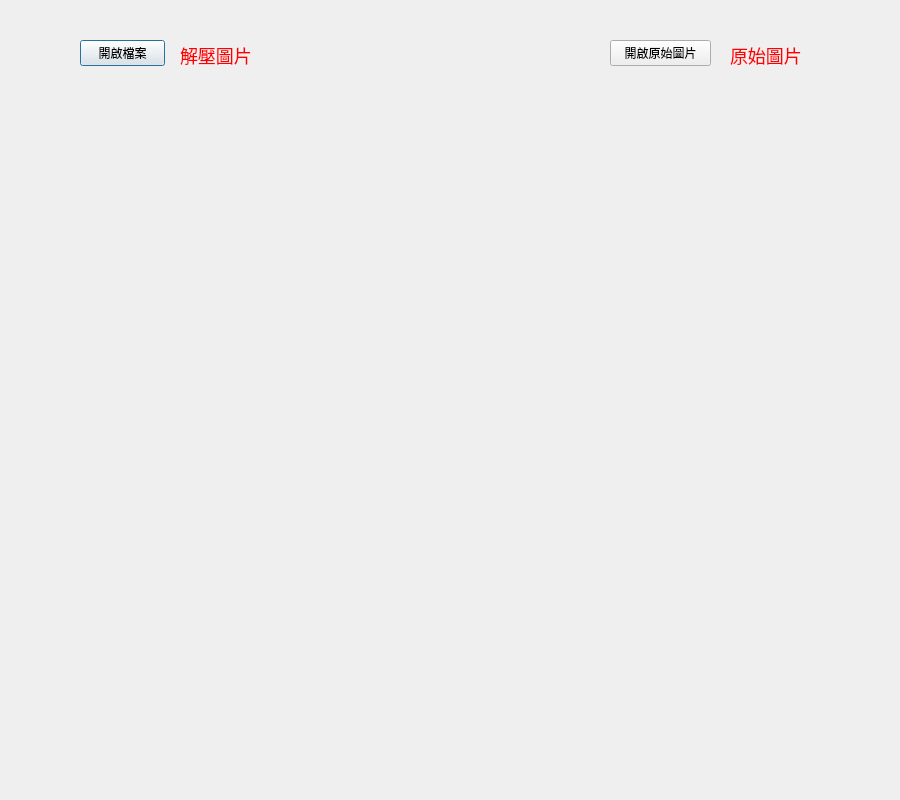
<?xml version="1.0" encoding="UTF-8"?>
<ui version="4.0">
 <class>DecodingWindow</class>
 <widget class="QDialog" name="DecodingWindow">
  <property name="geometry">
   <rect>
    <x>0</x>
    <y>0</y>
    <width>900</width>
    <height>800</height>
   </rect>
  </property>
  <property name="minimumSize">
   <size>
    <width>900</width>
    <height>800</height>
   </size>
  </property>
  <property name="windowTitle">
   <string>DecodingWindow</string>
  </property>
  <widget class="QLabel" name="decoded_img_label">
   <property name="geometry">
    <rect>
     <x>180</x>
     <y>40</y>
     <width>81</width>
     <height>31</height>
    </rect>
   </property>
   <property name="styleSheet">
    <string notr="true">font-size: 18px;
color: red;</string>
   </property>
   <property name="text">
    <string>解壓圖片</string>
   </property>
  </widget>
  <widget class="QLabel" name="org_img_label">
   <property name="geometry">
    <rect>
     <x>730</x>
     <y>40</y>
     <width>81</width>
     <height>31</height>
    </rect>
   </property>
   <property name="styleSheet">
    <string notr="true">font-size: 18px;
color: red;</string>
   </property>
   <property name="text">
    <string>原始圖片</string>
   </property>
  </widget>
  <widget class="QLabel" name="idx_label">
   <property name="geometry">
    <rect>
     <x>420</x>
     <y>40</y>
     <width>91</width>
     <height>41</height>
    </rect>
   </property>
   <property name="styleSheet">
    <string notr="true">font-size: 20px;</string>
   </property>
   <property name="text">
    <string/>
   </property>
  </widget>
  <widget class="QPushButton" name="open_code_button">
   <property name="geometry">
    <rect>
     <x>80</x>
     <y>40</y>
     <width>85</width>
     <height>26</height>
    </rect>
   </property>
   <property name="text">
    <string>開啟檔案</string>
   </property>
  </widget>
  <widget class="QPushButton" name="open_org_img_button">
   <property name="geometry">
    <rect>
     <x>610</x>
     <y>40</y>
     <width>101</width>
     <height>26</height>
    </rect>
   </property>
   <property name="text">
    <string>開啟原始圖片</string>
   </property>
  </widget>
  <widget class="QPushButton" name="next_button">
   <property name="geometry">
    <rect>
     <x>40</x>
     <y>370</y>
     <width>52</width>
     <height>52</height>
    </rect>
   </property>
   <property name="styleSheet">
    <string notr="true">background-image: url(:/play/Resources/next.png);</string>
   </property>
   <property name="text">
    <string/>
   </property>
   <property name="autoDefault">
    <bool>false</bool>
   </property>
   <property name="flat">
    <bool>true</bool>
   </property>
  </widget>
  <widget class="QPushButton" name="stop_button">
   <property name="geometry">
    <rect>
     <x>200</x>
     <y>370</y>
     <width>52</width>
     <height>52</height>
    </rect>
   </property>
   <property name="styleSheet">
    <string notr="true">background-image: url(:/play/Resources/stop.png);</string>
   </property>
   <property name="text">
    <string/>
   </property>
   <property name="autoDefault">
    <bool>false</bool>
   </property>
   <property name="flat">
    <bool>true</bool>
   </property>
  </widget>
  <widget class="QPushButton" name="back_button">
   <property name="geometry">
    <rect>
     <x>280</x>
     <y>370</y>
     <width>52</width>
     <height>52</height>
    </rect>
   </property>
   <property name="styleSheet">
    <string notr="true">background-image: url(:/play/Resources/back.png);</string>
   </property>
   <property name="text">
    <string/>
   </property>
   <property name="autoDefault">
    <bool>false</bool>
   </property>
   <property name="flat">
    <bool>true</bool>
   </property>
  </widget>
  <widget class="QPushButton" name="play_button">
   <property name="geometry">
    <rect>
     <x>120</x>
     <y>370</y>
     <width>52</width>
     <height>52</height>
    </rect>
   </property>
   <property name="styleSheet">
    <string notr="true">background-image: url(:/play/Resources/play.png);</string>
   </property>
   <property name="text">
    <string/>
   </property>
   <property name="autoDefault">
    <bool>false</bool>
   </property>
   <property name="flat">
    <bool>true</bool>
   </property>
  </widget>
  <widget class="QLabel" name="psnr_v_label">
   <property name="geometry">
    <rect>
     <x>520</x>
     <y>450</y>
     <width>191</width>
     <height>31</height>
    </rect>
   </property>
   <property name="styleSheet">
    <string notr="true">border-color: rgb(0, 0, 0);
font: 75 13pt &quot;Consolas&quot;;
color: rgb(35, 184, 8);</string>
   </property>
   <property name="text">
    <string/>
   </property>
  </widget>
 </widget>
 <layoutdefault spacing="6" margin="11"/>
 <resources>
  <include location="PlayIcons.qrc"/>
 </resources>
 <connections>
  <connection>
   <sender>open_code_button</sender>
   <signal>clicked()</signal>
   <receiver>DecodingWindow</receiver>
   <slot>openCodeButton_slot()</slot>
   <hints>
    <hint type="sourcelabel">
     <x>120</x>
     <y>45</y>
    </hint>
    <hint type="destinationlabel">
     <x>125</x>
     <y>-33</y>
    </hint>
   </hints>
  </connection>
  <connection>
   <sender>open_org_img_button</sender>
   <signal>clicked()</signal>
   <receiver>DecodingWindow</receiver>
   <slot>openOrgImgButton_slot()</slot>
   <hints>
    <hint type="sourcelabel">
     <x>653</x>
     <y>53</y>
    </hint>
    <hint type="destinationlabel">
     <x>640</x>
     <y>-40</y>
    </hint>
   </hints>
  </connection>
  <connection>
   <sender>next_button</sender>
   <signal>clicked()</signal>
   <receiver>DecodingWindow</receiver>
   <slot>nextButton_slot()</slot>
   <hints>
    <hint type="sourcelabel">
     <x>64</x>
     <y>399</y>
    </hint>
    <hint type="destinationlabel">
     <x>-10</x>
     <y>400</y>
    </hint>
   </hints>
  </connection>
  <connection>
   <sender>play_button</sender>
   <signal>clicked()</signal>
   <receiver>DecodingWindow</receiver>
   <slot>playButton_slot()</slot>
   <hints>
    <hint type="sourcelabel">
     <x>161</x>
     <y>401</y>
    </hint>
    <hint type="destinationlabel">
     <x>-4</x>
     <y>464</y>
    </hint>
   </hints>
  </connection>
  <connection>
   <sender>stop_button</sender>
   <signal>clicked()</signal>
   <receiver>DecodingWindow</receiver>
   <slot>stopButton_slot()</slot>
   <hints>
    <hint type="sourcelabel">
     <x>223</x>
     <y>415</y>
    </hint>
    <hint type="destinationlabel">
     <x>-8</x>
     <y>512</y>
    </hint>
   </hints>
  </connection>
  <connection>
   <sender>back_button</sender>
   <signal>clicked()</signal>
   <receiver>DecodingWindow</receiver>
   <slot>backButton_slot()</slot>
   <hints>
    <hint type="sourcelabel">
     <x>307</x>
     <y>410</y>
    </hint>
    <hint type="destinationlabel">
     <x>-25</x>
     <y>542</y>
    </hint>
   </hints>
  </connection>
 </connections>
 <slots>
  <slot>openCodeButton_slot()</slot>
  <slot>openOrgImgButton_slot()</slot>
  <slot>nextButton_slot()</slot>
  <slot>playButton_slot()</slot>
  <slot>stopButton_slot()</slot>
  <slot>backButton_slot()</slot>
 </slots>
</ui>
